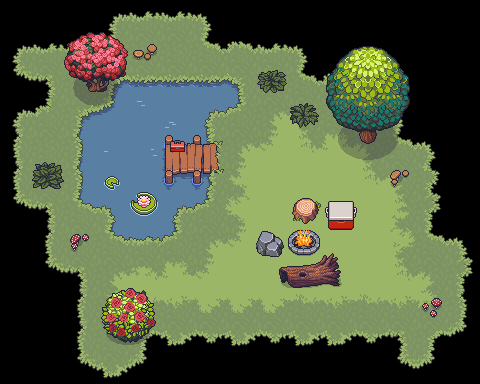

A level layout from a 2D game, rendered from its tile map. Below: a short description, then the map file with its tile-grid data intact:
An orthogonal 15x12 tile map with 32x32 px tiles, 4 tile layers (Tile Layer 1, Tile Layer 4, Tile Layer 2, Tile Layer 3), 4 tilesets.

<map version="1.5" tiledversion="1.7.2" orientation="orthogonal" renderorder="right-down" width="15" height="12" tilewidth="32" tileheight="32" infinite="0" nextlayerid="5" nextobjectid="1">
 <tileset firstgid="1" source="floors.tsx" />
 <tileset firstgid="281" source="gather_plants_outdoor_2.1.tsx" />
 <tileset firstgid="5321" source="../../../templates/UFP Offices/Assets/floor test.tsx" />
 <tileset firstgid="6665" source="../../../templates/UFP Offices/Assets/gather_terrains_3.x.tsx" />
 <layer id="1" name="Tile Layer 1" width="15" height="12">
  <data encoding="csv">
0,0,0,6908,6909,6909,6910,0,0,0,0,0,0,0,0,
6908,6909,6915,6992,6986,6986,6991,6915,6909,6910,0,0,0,0,0,
7068,6912,6986,9588,9746,9746,9746,9589,6986,6991,6915,6910,0,0,0,
6908,6992,9588,9747,9561,9562,9585,9669,6936,6938,6986,6991,6910,0,0,
6988,6986,9667,9641,9642,9561,9665,6936,7020,7019,7102,6938,6991,6910,0,
6988,6986,9667,9626,9626,9626,9665,7021,7017,7017,7017,7019,6938,7074,0,
7068,6912,9668,9587,9626,9585,9669,6941,7017,7017,7017,7017,7018,7073,0,
0,6988,6921,9668,9586,9669,6936,7020,7017,7017,7017,7017,6942,6991,6910,
0,7068,6912,6936,7101,7102,7020,7017,7017,7017,7017,7017,7019,6938,7073,
0,0,6988,7096,7100,7097,7099,7099,7099,7100,7097,7100,7097,7098,6990,
0,0,6988,6986,6911,6994,6995,6994,6995,6994,6994,6995,6912,6911,7070,
0,0,7068,6994,7070,0,0,0,0,0,0,0,7068,7070,0
</data>
 </layer>
 <layer id="4" name="Tile Layer 4" width="15" height="12">
  <data encoding="csv">
0,0,0,0,0,0,0,0,0,0,0,0,0,0,0,
0,0,1012,1013,2682,0,0,0,0,0,641,642,643,0,0,
0,0,1052,1053,0,0,0,0,293,0,681,682,683,0,0,
0,0,1092,1093,0,0,0,0,0,332,721,722,723,0,0,
0,0,0,0,0,2147485077,2147485076,0,0,0,761,762,763,0,0,
0,292,0,4804,0,2147485117,2147485116,0,0,0,0,0,2762,0,0,
0,0,0,0,4808,0,0,0,1064,1065,1066,1067,0,0,0,
0,0,2761,0,0,0,0,0,1104,1105,1106,1107,0,0,0,
0,0,0,0,0,0,0,0,1144,1145,1146,1147,0,0,0,
0,0,0,1961,1962,0,0,0,0,0,0,0,0,2801,0,
0,0,0,2001,2002,0,0,0,0,0,0,0,0,0,0,
0,0,0,0,0,0,0,0,0,0,0,0,0,0,0
</data>
 </layer>
 <layer id="2" name="Tile Layer 2" width="15" height="12">
  <data encoding="csv">
0,0,0,0,0,0,0,0,0,0,0,0,0,0,0,
0,0,0,0,0,0,0,0,0,0,0,0,0,0,0,
0,0,0,0,0,0,0,0,0,0,0,0,0,0,0,
0,0,0,0,0,0,0,0,0,0,0,0,0,0,0,
0,0,0,0,0,0,0,0,0,0,0,0,0,0,0,
0,0,0,0,0,0,0,0,0,0,0,0,0,0,0,
0,0,0,0,0,0,0,0,0,0,0,0,0,0,0,
0,0,0,0,0,0,0,0,0,0,0,0,0,0,0,
0,0,0,0,0,0,0,0,0,0,0,0,0,0,0,
0,0,0,0,0,0,0,0,0,0,0,0,0,0,0,
0,0,0,0,0,0,0,0,0,0,0,0,0,0,0,
0,0,0,0,0,0,0,0,0,0,0,0,0,0,0
</data>
 </layer>
 <layer id="3" name="Tile Layer 3" width="15" height="12">
  <data encoding="csv">
0,0,0,0,0,0,0,0,0,0,0,0,0,0,0,
0,0,0,0,0,0,0,0,0,0,0,0,0,0,0,
0,0,0,0,0,0,0,0,0,0,0,0,0,0,0,
0,0,0,0,0,0,0,0,0,0,0,0,0,0,0,
0,0,0,0,0,0,0,0,0,0,0,0,0,0,0,
0,0,0,0,0,0,0,0,0,0,0,0,0,0,0,
0,0,0,0,0,0,0,0,0,0,0,0,0,0,0,
0,0,0,0,0,0,0,0,0,0,0,0,0,0,0,
0,0,0,0,0,0,0,0,0,0,0,0,0,0,0,
0,0,0,0,0,0,0,0,0,0,0,0,0,0,0,
0,0,0,0,0,0,0,0,0,0,0,0,0,0,0,
0,0,0,0,0,0,0,0,0,0,0,0,0,0,0
</data>
 </layer>
</map>
